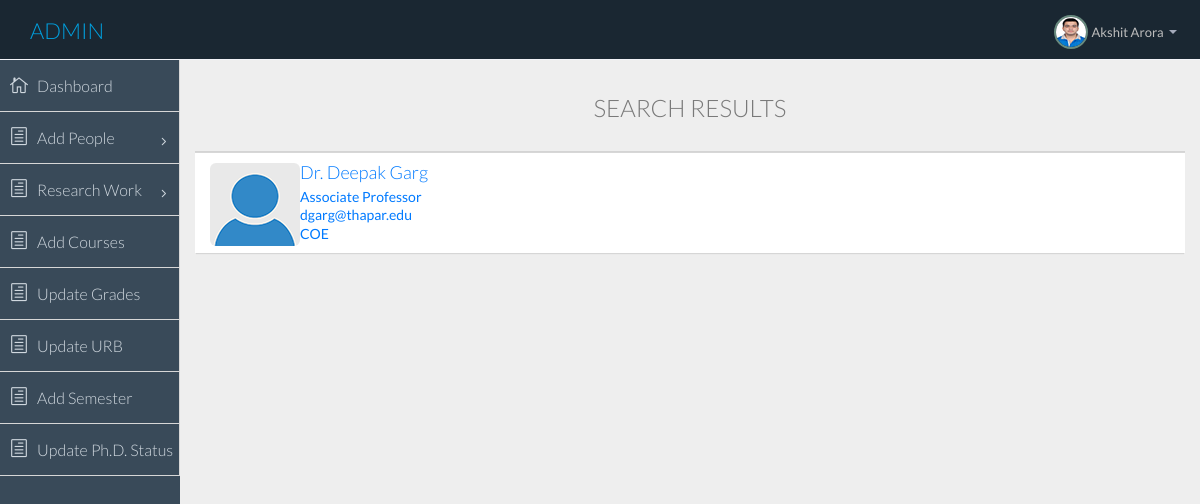
/admin/search_faculty.php?faculty_code=DG (signed in), run on the app's committed database.
### tables this page shows
CREATE TABLE IF NOT EXISTS `faculty` (
  `fid` int(11) NOT NULL,
  `department` varchar(4) NOT NULL,
  `fname` varchar(100) NOT NULL,
  `email` varchar(50) NOT NULL,
  `designation` varchar(300) NOT NULL,
  `r_int` varchar(200) NOT NULL,
  `url` varchar(200) NOT NULL,
  `dob` date NOT NULL,
  `phone` varchar(20) NOT NULL,
  `faculty_code` varchar(4) NOT NULL,
  `def` int(11) NOT NULL DEFAULT '1'
);

### admin/search_faculty.php (the view, shortened to what this page needs)
<?php session_start();error_reporting(0);
if($_SESSION["loggedin"]=="yes" && $_SESSION["role"]=="admin"){
    require 'header.php';require 'connection.php';
?>
  <body>
  <section id="container" class="">
      <?php require'topbar.php';?>
      <?php require 'sidebar.php';?>
      <section id="main-content">
          <section class="wrapper">
			  <div class="row">
				<div class="col-lg-12">
					<center><h3>SEARCH RESULTS</h3></center><br>
                  </div>
              </div>
              <div class="row">
<?php
    if( ( !isset($_GET["faculty_code"]) && !isset($_GET["fname"]) && !isset($_GET["phone"]) && !isset($_GET["email"]) && !isset($_GET["designation"]) && !isset($_GET["dob"])) || ( empty($_GET["faculty_code"]) && empty($_GET["fname"]) && empty($_GET["phone"]) &&  empty($_GET["email"]) && empty($_GET["designation"]) && empty($_GET["dob"]) ) ) {
        echo "<h4>&nbsp;&nbsp;&nbsp;&nbsp;No parameters to search</h4>";
} else {
        echo "<div class='col-sm-12 bootcards-list' id='list' data-title='students'>";
        $sql = "SELECT * from faculty WHERE def=1";
        if(isset($_GET["faculty_code"]) && !empty($_GET["faculty_code"]) ) {
            $sql .= " AND faculty_code LIKE '%".$_GET["faculty_code"]."%'";
        }
    if ($result=mysqli_query($conn,$sql))
    {
        echo "<div class='panel panel-default'>";
        echo "<div class='list-group'>";
  while ($row=mysqli_fetch_assoc($result))
    {
      echo "<a class='list-group-item' href='cinfo_2.php?f_code="; echo $row["faculty_code"]; echo "'>";
      echo "<img src='img/now/avatar1.png' class='img-rounded pull-left'/>
        <h4 class='list-group-item-heading'>";echo $row["fname"]; echo "</h4>";
      echo "<p class='list-group-item-text'>"; echo $row["designation"]; echo "</p>";
      echo "<p class='list-group-item-text'>"; echo $row["email"];  echo "</p>";
      echo "<p class='list-group-item-text'>"; echo $row["department"];  echo "</p>";
      echo "</a>";
    }
        echo "</div>";
        echo "</div>";
  mysqli_free_result($result); echo "</div>";
    }
    }
?>
              </div>
          </section>
      </section>
      </section>
  </body>
</html>
<?php
}
?>

### data on the page
faculty: fname "Dr. Deepak Garg", designation "Associate Professor", email "dgarg@thapar.edu", department "COE"

### other printed values
$_SESSION["name"] "Akshit Arora"
